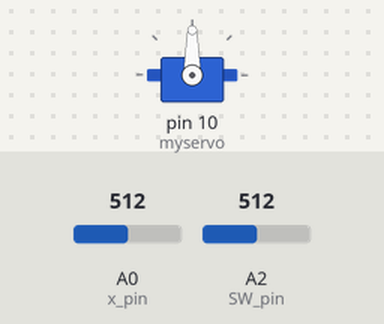
Simulated run of this sketch. Board: Arduino Uno, built with avr-gcc and run on an emulated ATmega328P. Parts: servo. The inputs (shaded band) are chosen by the test bench; at power-on: A0 (x_pin) = 512, A2 (SW_pin) = 512.

Above: at 1.2 s.
1.3 s: A0 (x_pin) set to 716
At 2.5 s:
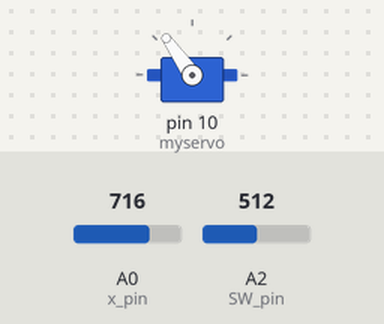
2.8 s: A0 (x_pin) set to 900
At 3.9 s:
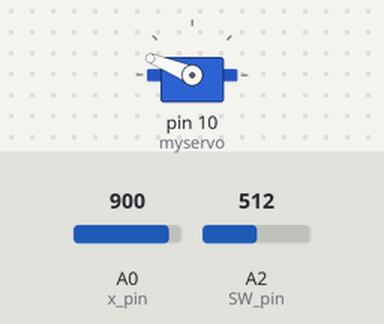
4.3 s: A0 (x_pin) set to 1023
At 5.2 s:
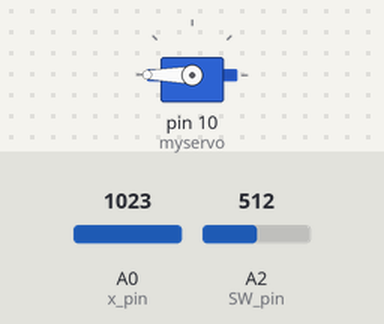
5.8 s: A0 (x_pin) set to 306
At 7.0 s:
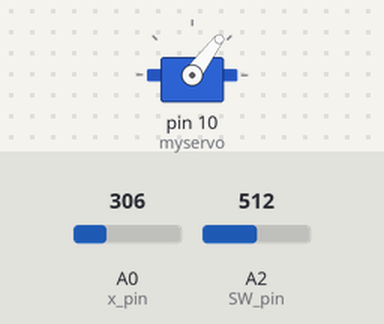
7.3 s: A0 (x_pin) set to 122
At 8.4 s:
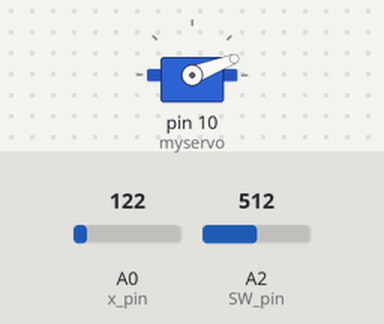
Timing chart, 0 to 9.8 s (numbered marks = the images above; inputs shaded):
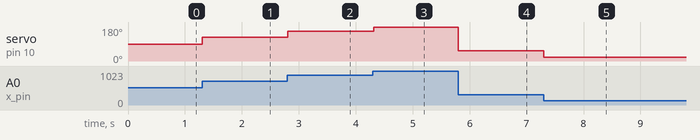

Measured:
- after the input at 1.3 s, servo on pin 10 (myservo): 90° → 125° at once
- after the input at 2.8 s, servo on pin 10 (myservo): 125° → 158° at once
- after the input at 4.3 s, servo on pin 10 (myservo): 158° → 180° at once
- after the input at 5.8 s, servo on pin 10 (myservo): 180° → 53° at once
- after the input at 7.3 s, servo on pin 10 (myservo): 53° → 21° at once

The sketch:

R.ino
```cpp
#include <Servo.h>

Servo myservo;
Servo myservo1;

int x_pin = 0;
int SW_pin = 2;
int val;
int switch0 = 0;

void setup() {
  myservo.attach(11);
  myservo.attach(10);
}

void loop() {
  if (switch0 == 0) {
    val = analogRead(x_pin);
    val = map(val, 0, 1023, 0, 180);
    myservo.write(val);
    delay(15);
      if (analogRead(SW_pin) == 1) {
        switch0 = 1;
      }
    }
  if (switch0 == 1) {
    val = analogRead(x_pin);
    val = map(val, 0, 1023, 0, 180);
    myservo1.write(val);
    delay(15);
      if (analogRead(SW_pin) == 1) {
        switch0 = 2;
      }
    }
}
```
